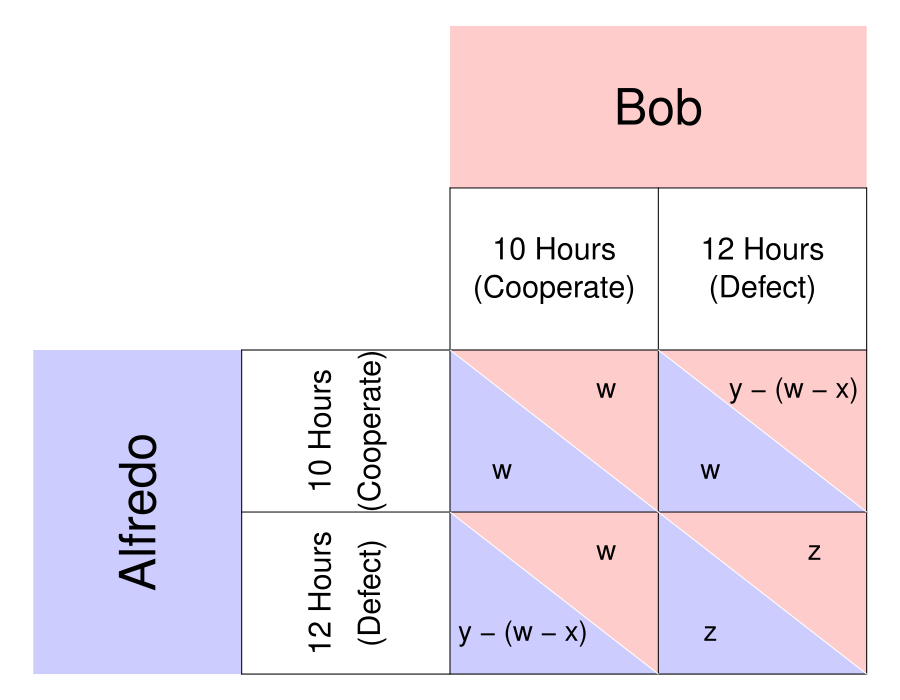

Write R code to recreate this figure.
require(ggplot2)
require(shape)
pdf(file = "society/matrix_fishermen_general_liability_nosoln.pdf", width = 9, height = 7)

par(mar =  c(0, 0, 0, 0))
xlims <- c(0, 8)
ylims <- c(0, 8)

#TextSizes
PlayerSize <- 3
StratSize <- 1.8
PayoffSize <- 1.7
p1fadelevel <- 0.2
p2fadelevel <- 0.2

#Payoffs are listed as c("NW", "SW", "NE", "SE")

#Considerations for Player 1
P1Name <- c("Alfredo")
P1Strat <- c("10 Hours", "12 Hours")
P1Strat2 <- c("(Cooperate)", "(Defect)")
P1Payoffs <- c("w", "y - (w - x)", "w", "z")
P1BR1 <- c("NW") #Must be NW or SW - the BR prints accordingly. 
P1BR2 <- c("NE") #Must be NE or SE - the BR prints accordingly. 
P1bestsize <- 2.5 #Adjusts size of point indicating best response of P1
#NW = (5, 3); SW = (5,1); NE = (7, 3); SE = (7, 1)

#Considerations for Player 2
P2Name <- c("Bob")
P2Strat <- c("10 Hours", "12 Hours")
P2Strat2 <- c("(Cooperate)", "(Defect)")
P2Payoffs <- c("w", "w", "y - (w - x)", "z")
P2BR1 <- c("NW") #Must be NW or SW - the BR prints accordingly. 
P2BR2 <- c("SW") #Must be NE or SE - the BR prints accordingly. 
P2bestsize <- 4 #Adjusts size of circle indicating best response of P1

plot(0, 0, xlim = xlims, ylim = ylims, type = "n",
     xlab = expression(""),
     ylab = expression(""),
     xaxt = "n", 
     yaxt = "n", 
     cex.lab = 2, 
     bty = "n")



#Color and label for Player 1 and their strategies
polygon(c(0,0,2,2,0), c(0,4,4,0,0), col=rgb(0, 0, 1, p1fadelevel), density=NULL, border = NA)
text(1, 2, P1Name[1], srt = 90, cex = PlayerSize)
text(2.75, 3, P1Strat[1], cex = StratSize, srt = 90)
text(3.25, 3, P1Strat2[1], cex = StratSize, srt = 90)
text(2.75, 1, P1Strat[2], cex = StratSize, srt = 90)
text(3.25, 1, P1Strat2[2], cex = StratSize, srt = 90)


#Color and label for Player 2
polygon(c(4,4,8,8,4), c(8,6,6,8,8), col=rgb(1, 0, 0, p2fadelevel), density=NULL, border = NA)
text(6, 7, P2Name[1], cex = PlayerSize)

text(5, 5.25, P2Strat[1], cex = StratSize)
text(5, 4.75, P2Strat2[1], cex = StratSize)
text(7, 5.25, P2Strat[2], cex = StratSize)
text(7, 4.75, P2Strat2[2], cex = StratSize)

#NorthWest cell 
#P1
polygon(c(4,4,6,4), c(4,2,2,4), col=rgb(0, 0, 1, p1fadelevel), density=NULL, border = NA)
#P2
polygon(c(4,6,6,4), c(4,4,2,4), col=rgb(1, 0, 0, p2fadelevel), density=NULL, border = NA)

#P1
text(4.5, 2.5, P1Payoffs[1], cex = PayoffSize)
#P2
text(5.5, 3.5, P2Payoffs[1], cex = PayoffSize)

#SouthWest cell  
#P1
polygon(c(4,4,6,4), c(2,0,0,2), col=rgb(0, 0, 1, p1fadelevel), density=NULL, border = NA)
#P2
polygon(c(4,6,6,4), c(2,2,0,2), col=rgb(1, 0, 0, p2fadelevel), density=NULL, border = NA)

#P1
text(4.7, 0.5, P1Payoffs[2], cex = PayoffSize)
#P2
text(5.5, 1.5, P2Payoffs[2], cex = PayoffSize)


#NorthEast cell 
#P1
polygon(c(6,6,8,6), c(4,2,2,4), col=rgb(0, 0, 1, p1fadelevel), density=NULL, border = NA)
#P2
polygon(c(6,8,8,6), c(4,4,2,4), col=rgb(1, 0, 0, p2fadelevel), density=NULL, border = NA)
#P1
text(6.5, 2.5, P1Payoffs[3], cex = PayoffSize)
#P2
text(7.3, 3.5, P2Payoffs[3], cex = PayoffSize)

#SouthEast cell 
#P1
polygon(c(6,6,8,6), c(2,0,0,2), col=rgb(0, 0, 1, p1fadelevel), density=NULL, border = NA)
#P2
polygon(c(6,8,8,6), c(2,2,0,2), col=rgb(1, 0, 0, p2fadelevel), density=NULL, border = NA)
#P1
text(6.5, 0.5, P1Payoffs[4], cex = PayoffSize)
#P2
text(7.5, 1.5, P2Payoffs[4], cex = PayoffSize)


#Lines for the Table
segments(8, 0, 8, 6, lty = 1, col = "black")
segments(4, 6, 8, 6, lty = 1, col = "black")
segments(2, 0, 2, 4, lty = 1, col = "black")
segments(2, 0, 8, 0, lty = 1, col = "black")
segments(2, 4, 8, 4, lty = 1, col = "black")
segments(4, 0, 4, 6, lty = 1, col = "black")
segments(2, 2, 8, 2, lty = 1, col = "black")
segments(6, 0, 6, 6, lty = 1, col = "black")

#Diagonals
#NW
segments(4, 4, 6, 2, lty = 1, col = "white")
#NE
segments(6, 4, 8, 2, lty = 1, col = "white")
#SW
segments(4, 2, 6, 0, lty = 1, col = "white")
#Se
segments(6, 2, 8, 0, lty = 1, col = "white")

# 
# #Best responses 
# #P1 
# if (P1BR1[1] == "NW"){
#   points(5, 3, pch = 16, col = "black", cex = P1bestsize)
# } else{points(5, 1, pch = 16, col = "black", cex = P1bestsize)
# }
# 
# if (P1BR2[1] == "NE"){
#   points(7, 3, pch = 16, col = "black", cex = P1bestsize)
# } else{points(7, 1, pch = 16, col = "black", cex = P1bestsize)
# }
# 
# 
# #P2
# if (P2BR1[1] == "NW"){
#   points(5, 3, pch = 1, col = "black", cex = P2bestsize)
# } else{points(7, 3, pch = 1, col = "black", cex = P2bestsize)
# }
# 
# if (P2BR2[1] == "SW"){
#   points(5, 1, pch = 1, col = "black", cex = P2bestsize)
# } else{points(7, 1, pch = 1, col = "black", cex = P2bestsize)
# }

dev.off()
